Frame 1 (no input): blank canvas, image omitted
Frame 60 (the mouse pressed at the canvas centre just before this capture): blank canvas, image omitted
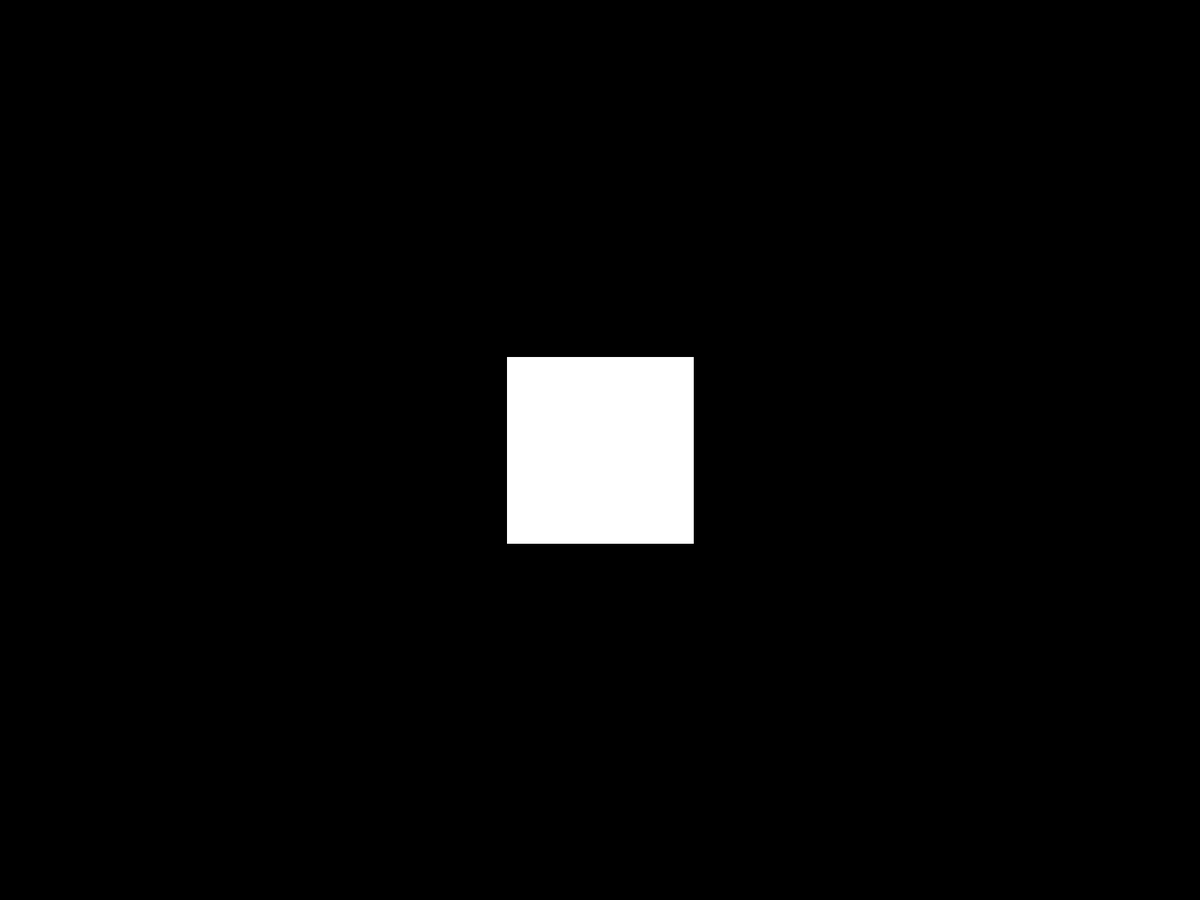
Frame 120 (the mouse held since frame 60 and released just before this capture)

The Processing sketch whose frames 1 and 60 were blank and that drew this single picture after the mouse press (run headless with seeded random() and noise(); from frame 60 on, the mouse is pressed at the canvas centre):

// Processing sketch: Challenges_If_Statements
// ── Challenges_If_Statements.pde
//Declare a number of clicks variable initialized to 0
int numClicks = 0;

void setup()
{
  //Set the window to full screen
  fullScreen();
  
  //Set the rectangle mode to CENTER
  rectMode(CENTER);
}

void draw()
{
  //If the mouse is on the left half of the screen...
  if( mouseX < width/2 )
  {
    //Set the background colour to white
    background(255);
  }
  else //Otherwise...
  {
    //Set the background colour to black
    background(0);
  }
  
  //If the user clicks 5 times...
  if( numClicks == 5 )
  {
    //Change the fill colour to green
    fill(0, 255, 0);
  }
  
  //Draw the square in the middle of the world
  rect(width/2, height/2, 250, 250);
}

void mouseClicked()
{
  //Increase the number of clicks by one when the use clis
  numClicks++;
}
